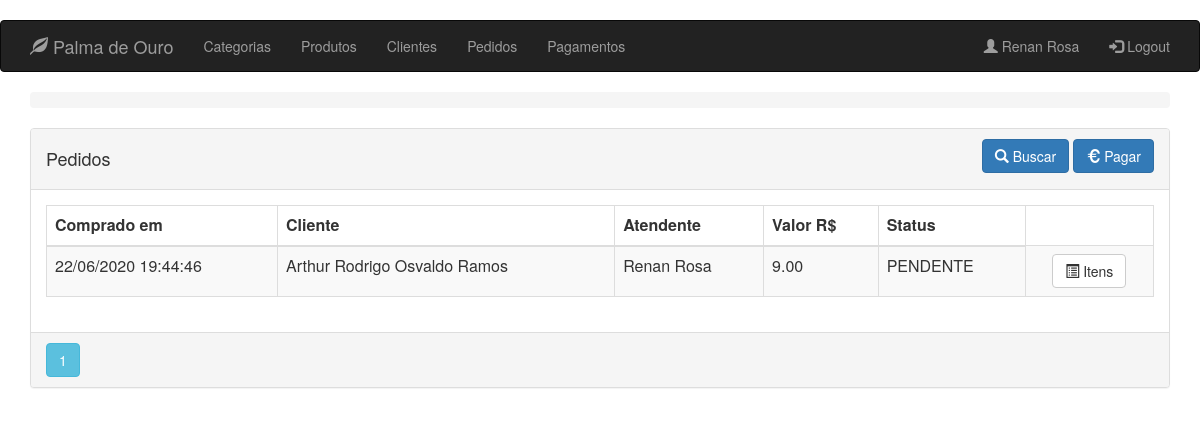
Page /order/client/2 (signed in) on the earlier database version.
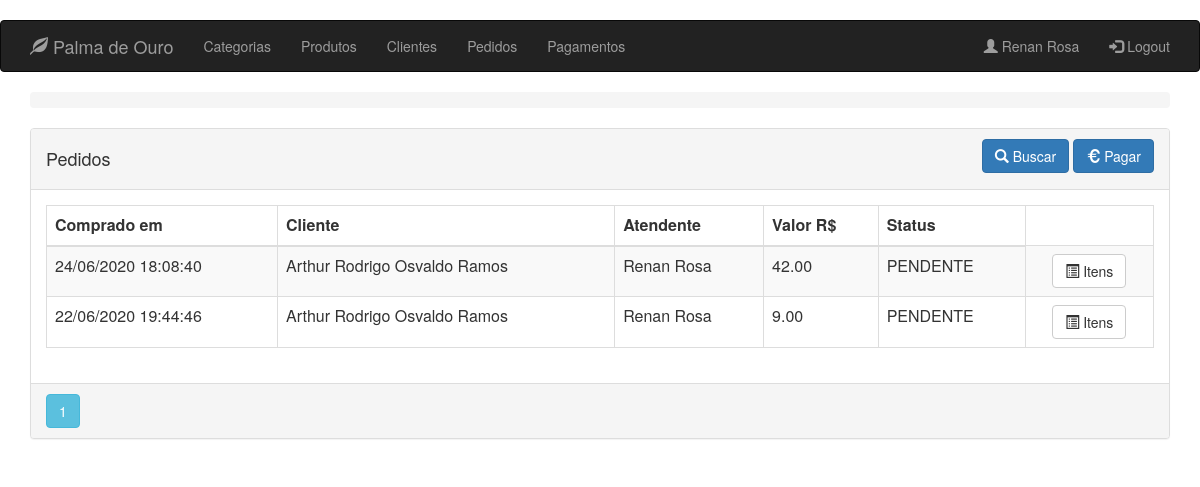
Same page on the later database version.
### app/models.py (models this page shows, shortened)
class Order(db.Model):
    __tablename__ = 'orders'
    id = db.Column(db.Integer, primary_key=True)
    client_id = db.Column(db.Integer, ForeignKey('clients.id'), nullable=False)
    clerk_id = db.Column(db.Integer, ForeignKey('clerks.id'), nullable=False)
    payment_id = db.Column(db.Integer, ForeignKey('payments.id'), nullable=True)
    date = db.Column(db.DateTime, index=True, default=datetime.now)
    total = db.Column(db.Numeric(10, 2), default=0)
    status = db.Column(db.Enum(Status), default=Status.PENDENTE)
    client = relationship("Client", backref=backref('orders', order_by=id))
    clerk = relationship("Clerk", backref=backref('orders', order_by=id))
    payment = relationship("Payment", backref=backref('orders', order_by=id), lazy=True)

class User(db.Model):
    __metaclass__ = ABCMeta
    __abstract__ = True
    id = db.Column(db.Integer, primary_key=True)
    name = db.Column(db.String(64), nullable=False, index=True)
    phone_number = db.Column(db.String(13), nullable=False)

class Client(User):
    __tablename__ = 'clients'
    __mapper_args__ = {'concrete': True}
    identification = db.Column(db.String(9), unique=True)
    notifiable = db.Column(db.Boolean)
    address = db.Column(db.String(64))
    status = db.Column(db.Boolean)

class Clerk(User, UserMixin):
    __tablename__ = 'clerks'
    image_file = db.Column(db.String(24), default='default.png')
    email = db.Column(db.String(64), unique=True)
    password_hash = db.Column(db.String(128), nullable=False)
    __mapper_args__ = {
        'concrete': True
    }
    @property
    def password(self) -> None:
        raise AttributeError('password is not a readable attribute')

### app/routes/order/routes.py (the view)
@blueprint_order.route('/order/client/<int:id>', methods=['GET'])
@blueprint_order.route('/order', defaults={'id': None}, methods=['GET'])
@register_breadcrumb(blueprint_order, '.', 'Pedidos')
@login_required
def get_orders(id):
    page = request.args.get('page', 1, type=int)
    if id is not None:
        orders = Order.query \
            .filter_by(client_id=id) \
            .order_by(Order.date.desc()) \
            .paginate(page=page, per_page=10)
        return render_template('order/client_orders.html', orders=orders, client_id=id)
    orders = Order.query.order_by(Order.date.desc()).paginate(page=page, per_page=10)
    return render_template('order/list.html', orders=orders)

### app/models.py (called while the page is built)
@login_manager.user_loader
def load_user(id):
    return Clerk.query.get(id)

### app/templates/order/client_orders.html (shortened to what this page needs)
{% extends "base.html" %}
{% block page_content %}
<div class="panel panel-default">
    <div class="panel-heading">
        <div class="row">
            <div class="col col-xs-6">
                <h4>Pedidos</h4>
            </div>
            <div class="col col-xs-6 text-right">
                <a href="{{ url_for('blueprint_order.search_order') }}" class="btn btn-primary">
                    <i class="glyphicon glyphicon glyphicon-search"></i>
                    <span>Buscar</span>
                </a>
                <a href="{{ url_for('blueprint_order.pending_order',id=client_id) }}" class="btn btn-primary">
                    <i class="glyphicon glyphicon-euro"></i>
                    <span>Pagar</span>
                </a>
            </div>
        </div>
    </div>
    <div class="panel-body">
        <table class="table table-striped table-responsive table-bordered">
            <thead>
                <tr>
                    <th>Comprado em</th>
                    <th>Cliente</th>
                    <th>Atendente</th>
                    <th>Valor R$</th>
                    <th>Status</th>
                </tr>
            </thead>
            <tbody>
                {% for order in orders.items %}
                <tr>
                    <td>{{ order.date.strftime('%d/%m/%Y %H:%M:%S') }}</td>
                    <td>{{ order.client.name }}</td>
                    <td>{{ order.clerk.name }}</td>
                    <td>{{ order.total }}</td>
                    <td>{{ order.status.name }}</td>
                    <td align="center">
                        <a href="{{ url_for('blueprint_order.items_order',id=order.id) }}"
                           class="btn btn-default">
                            <i class="glyphicon glyphicon-list-alt" aria-hidden="true"></i>
                            <span>Itens</span>
                        </a>
                    </td>
                </tr>
                {% endfor %}
            </tbody>
        </table>
    </div>
    <div class="panel-footer p-0">
        {% for page_number in orders.iter_pages(left_edge=1,right_edge=1,left_current=1,right_current=2) %}
        {% if page_number %}
        {% if orders.page == page_number %}
        <a class="btn btn-info mb-4"
           href="{{ url_for('blueprint_order.get_orders',page=page_number) }}">{{ page_number }}</a>
        {% else %}
        <a class="btn btn-outline-info mb-4"
           href="{{ url_for('blueprint_order.get_orders',page=page_number) }}">{{ page_number }}</a>
        {% endif %}
        {% else %}
        ...
        {% endif %}
        {% endfor %}
    </div>
</div>
{% endblock %}

Differences in the rows shown:
added Order: date "24/06/2020 18:08:40", client.name "Arthur Rodrigo Osvaldo Ramos", clerk.name "Renan Rosa", total "42.00", status.name "PENDENTE"
